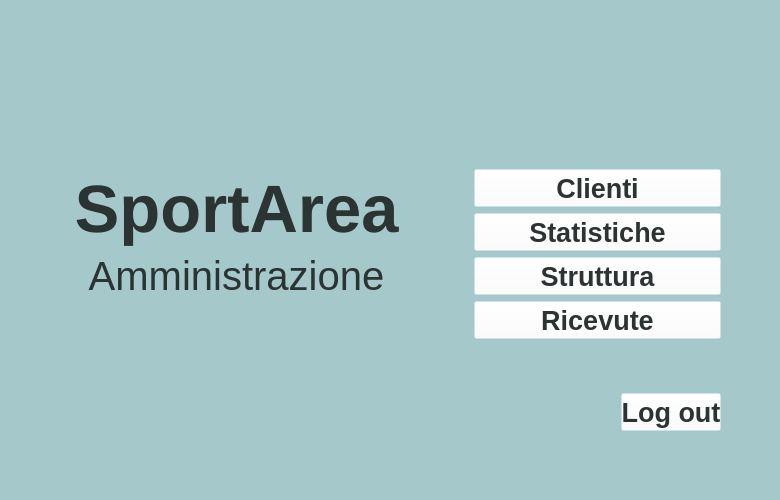
<?xml version="1.0" encoding="UTF-8"?>
<ui version="4.0">
 <class>MainWindow</class>
 <widget class="QMainWindow" name="MainWindow">
  <property name="geometry">
   <rect>
    <x>0</x>
    <y>0</y>
    <width>780</width>
    <height>500</height>
   </rect>
  </property>
  <property name="windowTitle">
   <string>MainWindow</string>
  </property>
  <widget class="QWidget" name="centralwidget">
   <property name="minimumSize">
    <size>
     <width>780</width>
     <height>500</height>
    </size>
   </property>
   <layout class="QGridLayout" name="gridLayout_2">
    <property name="leftMargin">
     <number>0</number>
    </property>
    <property name="topMargin">
     <number>0</number>
    </property>
    <property name="rightMargin">
     <number>0</number>
    </property>
    <property name="bottomMargin">
     <number>0</number>
    </property>
    <item row="0" column="0">
     <widget class="QWidget" name="widget" native="true">
      <property name="minimumSize">
       <size>
        <width>780</width>
        <height>500</height>
       </size>
      </property>
      <property name="styleSheet">
       <string notr="true">background-color: rgb(165, 201, 202);</string>
      </property>
      <layout class="QGridLayout" name="gridLayout">
       <property name="leftMargin">
        <number>0</number>
       </property>
       <property name="topMargin">
        <number>0</number>
       </property>
       <property name="rightMargin">
        <number>0</number>
       </property>
       <property name="bottomMargin">
        <number>0</number>
       </property>
       <item row="0" column="0">
        <layout class="QHBoxLayout" name="horizontalLayout_2">
         <item>
          <spacer name="horizontalSpacer_5">
           <property name="orientation">
            <enum>Qt::Horizontal</enum>
           </property>
           <property name="sizeType">
            <enum>QSizePolicy::Fixed</enum>
           </property>
           <property name="sizeHint" stdset="0">
            <size>
             <width>74</width>
             <height>20</height>
            </size>
           </property>
          </spacer>
         </item>
         <item>
          <layout class="QVBoxLayout" name="verticalLayout_4">
           <item>
            <widget class="QLabel" name="label_3">
             <property name="font">
              <font>
               <family>Arial</family>
               <pointsize>50</pointsize>
               <weight>75</weight>
               <bold>true</bold>
              </font>
             </property>
             <property name="styleSheet">
              <string notr="true">
color:rgb(44, 51, 51);</string>
             </property>
             <property name="text">
              <string>SportArea</string>
             </property>
             <property name="alignment">
              <set>Qt::AlignBottom|Qt::AlignHCenter</set>
             </property>
            </widget>
           </item>
           <item>
            <widget class="QLabel" name="label_4">
             <property name="font">
              <font>
               <family>Arial</family>
               <pointsize>30</pointsize>
              </font>
             </property>
             <property name="styleSheet">
              <string notr="true">
color:rgb(44, 51, 51);</string>
             </property>
             <property name="text">
              <string>Amministrazione</string>
             </property>
             <property name="alignment">
              <set>Qt::AlignHCenter|Qt::AlignTop</set>
             </property>
            </widget>
           </item>
          </layout>
         </item>
         <item>
          <spacer name="horizontalSpacer_10">
           <property name="orientation">
            <enum>Qt::Horizontal</enum>
           </property>
           <property name="sizeType">
            <enum>QSizePolicy::Fixed</enum>
           </property>
           <property name="sizeHint" stdset="0">
            <size>
             <width>60</width>
             <height>20</height>
            </size>
           </property>
          </spacer>
         </item>
         <item>
          <layout class="QVBoxLayout" name="verticalLayout_2">
           <item>
            <spacer name="verticalSpacer">
             <property name="orientation">
              <enum>Qt::Vertical</enum>
             </property>
             <property name="sizeType">
              <enum>QSizePolicy::Fixed</enum>
             </property>
             <property name="sizeHint" stdset="0">
              <size>
               <width>20</width>
               <height>160</height>
              </size>
             </property>
            </spacer>
           </item>
           <item>
            <widget class="QWidget" name="widget_4" native="true">
             <layout class="QVBoxLayout" name="verticalLayout">
              <item>
               <widget class="QPushButton" name="clienti">
                <property name="sizePolicy">
                 <sizepolicy hsizetype="Minimum" vsizetype="Fixed">
                  <horstretch>100</horstretch>
                  <verstretch>0</verstretch>
                 </sizepolicy>
                </property>
                <property name="font">
                 <font>
                  <family>Arial</family>
                  <pointsize>20</pointsize>
                  <weight>75</weight>
                  <bold>true</bold>
                 </font>
                </property>
                <property name="styleSheet">
                 <string notr="true">QPushButton
{

background-color: rgba(255, 255, 255, 0);
color:rgb(44, 51, 51);
height:30px;
width:55px;
}
QPushButton:hover
{
text-decoration: underline solid;
background-color: rgba(255, 255, 255, 0);
color: rgb(52, 119, 134);
height:30px;
width:55px;
}
QPushButton:pressed
{

color:rgb(44, 51, 51);
height:30px;
width:55px;
}

</string>
                </property>
                <property name="text">
                 <string>Clienti</string>
                </property>
                <property name="icon">
                 <iconset resource="test.qrc">
                  <normaloff>:/icons/icons/teamwork.png</normaloff>:/icons/icons/teamwork.png</iconset>
                </property>
                <property name="iconSize">
                 <size>
                  <width>20</width>
                  <height>20</height>
                 </size>
                </property>
               </widget>
              </item>
              <item>
               <widget class="QPushButton" name="statistiche">
                <property name="sizePolicy">
                 <sizepolicy hsizetype="Minimum" vsizetype="Fixed">
                  <horstretch>100</horstretch>
                  <verstretch>0</verstretch>
                 </sizepolicy>
                </property>
                <property name="font">
                 <font>
                  <family>Arial</family>
                  <pointsize>20</pointsize>
                  <weight>75</weight>
                  <bold>true</bold>
                 </font>
                </property>
                <property name="styleSheet">
                 <string notr="true">QPushButton
{

background-color: rgba(255, 255, 255, 0);
color:rgb(44, 51, 51);
height:30px;
width:55px;
}
QPushButton:hover
{
text-decoration: underline solid;
background-color: rgba(255, 255, 255, 0);
color: rgb(52, 119, 134);
height:30px;
width:55px;
}
QPushButton:pressed
{

color:rgb(44, 51, 51);
height:30px;
width:55px;
}

</string>
                </property>
                <property name="text">
                 <string>Statistiche</string>
                </property>
                <property name="icon">
                 <iconset resource="test.qrc">
                  <normaloff>:/icons/icons/statistics.png</normaloff>:/icons/icons/statistics.png</iconset>
                </property>
                <property name="iconSize">
                 <size>
                  <width>20</width>
                  <height>20</height>
                 </size>
                </property>
               </widget>
              </item>
              <item>
               <widget class="QPushButton" name="struttura">
                <property name="sizePolicy">
                 <sizepolicy hsizetype="Minimum" vsizetype="Fixed">
                  <horstretch>100</horstretch>
                  <verstretch>0</verstretch>
                 </sizepolicy>
                </property>
                <property name="font">
                 <font>
                  <family>Arial</family>
                  <pointsize>20</pointsize>
                  <weight>75</weight>
                  <bold>true</bold>
                 </font>
                </property>
                <property name="styleSheet">
                 <string notr="true">QPushButton
{

background-color: rgba(255, 255, 255, 0);
color:rgb(44, 51, 51);
height:30px;
width:55px;
}
QPushButton:hover
{
text-decoration: underline solid;
background-color: rgba(255, 255, 255, 0);
color: rgb(52, 119, 134);
height:30px;
width:55px;
}
QPushButton:pressed
{

color:rgb(44, 51, 51);
height:30px;
width:55px;
}

</string>
                </property>
                <property name="text">
                 <string>Struttura</string>
                </property>
                <property name="icon">
                 <iconset resource="test.qrc">
                  <normaloff>:/icons/icons/football-field.png</normaloff>:/icons/icons/football-field.png</iconset>
                </property>
                <property name="iconSize">
                 <size>
                  <width>20</width>
                  <height>20</height>
                 </size>
                </property>
               </widget>
              </item>
              <item>
               <widget class="QPushButton" name="ricevute">
                <property name="sizePolicy">
                 <sizepolicy hsizetype="Minimum" vsizetype="Fixed">
                  <horstretch>100</horstretch>
                  <verstretch>0</verstretch>
                 </sizepolicy>
                </property>
                <property name="font">
                 <font>
                  <family>Arial</family>
                  <pointsize>20</pointsize>
                  <weight>75</weight>
                  <bold>true</bold>
                 </font>
                </property>
                <property name="styleSheet">
                 <string notr="true">QPushButton
{

background-color: rgba(255, 255, 255, 0);
color:rgb(44, 51, 51);
height:30px;
width:55px;
}
QPushButton:hover
{
text-decoration: underline solid;
background-color: rgba(255, 255, 255, 0);
color: rgb(52, 119, 134);
height:30px;
width:55px;
}
QPushButton:pressed
{

color:rgb(44, 51, 51);
height:30px;
width:55px;
}

</string>
                </property>
                <property name="text">
                 <string>Ricevute</string>
                </property>
                <property name="icon">
                 <iconset resource="test.qrc">
                  <normaloff>:/icons/icons/invoice.png</normaloff>:/icons/icons/invoice.png</iconset>
                </property>
                <property name="iconSize">
                 <size>
                  <width>20</width>
                  <height>20</height>
                 </size>
                </property>
               </widget>
              </item>
              <item>
               <spacer name="verticalSpacer_3">
                <property name="orientation">
                 <enum>Qt::Vertical</enum>
                </property>
                <property name="sizeType">
                 <enum>QSizePolicy::Fixed</enum>
                </property>
                <property name="sizeHint" stdset="0">
                 <size>
                  <width>20</width>
                  <height>90</height>
                 </size>
                </property>
               </spacer>
              </item>
              <item>
               <layout class="QHBoxLayout" name="horizontalLayout">
                <item>
                 <spacer name="horizontalSpacer">
                  <property name="orientation">
                   <enum>Qt::Horizontal</enum>
                  </property>
                  <property name="sizeHint" stdset="0">
                   <size>
                    <width>40</width>
                    <height>20</height>
                   </size>
                  </property>
                 </spacer>
                </item>
                <item>
                 <widget class="QPushButton" name="logout">
                  <property name="sizePolicy">
                   <sizepolicy hsizetype="Minimum" vsizetype="Fixed">
                    <horstretch>100</horstretch>
                    <verstretch>0</verstretch>
                   </sizepolicy>
                  </property>
                  <property name="maximumSize">
                   <size>
                    <width>100</width>
                    <height>16777215</height>
                   </size>
                  </property>
                  <property name="font">
                   <font>
                    <family>Arial</family>
                    <pointsize>20</pointsize>
                    <weight>75</weight>
                    <bold>true</bold>
                   </font>
                  </property>
                  <property name="styleSheet">
                   <string notr="true">QPushButton
{

background-color: rgba(255, 255, 255, 0);
color:rgb(44, 51, 51);
height:30px;
width:55px;
}
QPushButton:hover
{
text-decoration: underline solid;
background-color: rgba(255, 255, 255, 0);
color: rgb(52, 119, 134);
height:30px;
width:55px;
}
QPushButton:pressed
{

color:rgb(44, 51, 51);
height:30px;
width:55px;
}

</string>
                  </property>
                  <property name="text">
                   <string>Log out</string>
                  </property>
                  <property name="icon">
                   <iconset resource="test.qrc">
                    <normaloff>:/icons/icons/log-in.png</normaloff>:/icons/icons/log-in.png</iconset>
                  </property>
                 </widget>
                </item>
               </layout>
              </item>
             </layout>
            </widget>
           </item>
           <item>
            <spacer name="verticalSpacer_2">
             <property name="orientation">
              <enum>Qt::Vertical</enum>
             </property>
             <property name="sizeType">
              <enum>QSizePolicy::Fixed</enum>
             </property>
             <property name="sizeHint" stdset="0">
              <size>
               <width>20</width>
               <height>60</height>
              </size>
             </property>
            </spacer>
           </item>
          </layout>
         </item>
         <item>
          <spacer name="horizontalSpacer_6">
           <property name="orientation">
            <enum>Qt::Horizontal</enum>
           </property>
           <property name="sizeType">
            <enum>QSizePolicy::Fixed</enum>
           </property>
           <property name="sizeHint" stdset="0">
            <size>
             <width>50</width>
             <height>20</height>
            </size>
           </property>
          </spacer>
         </item>
        </layout>
       </item>
      </layout>
     </widget>
    </item>
   </layout>
  </widget>
 </widget>
 <resources>
  <include location="test.qrc"/>
 </resources>
 <connections/>
</ui>
